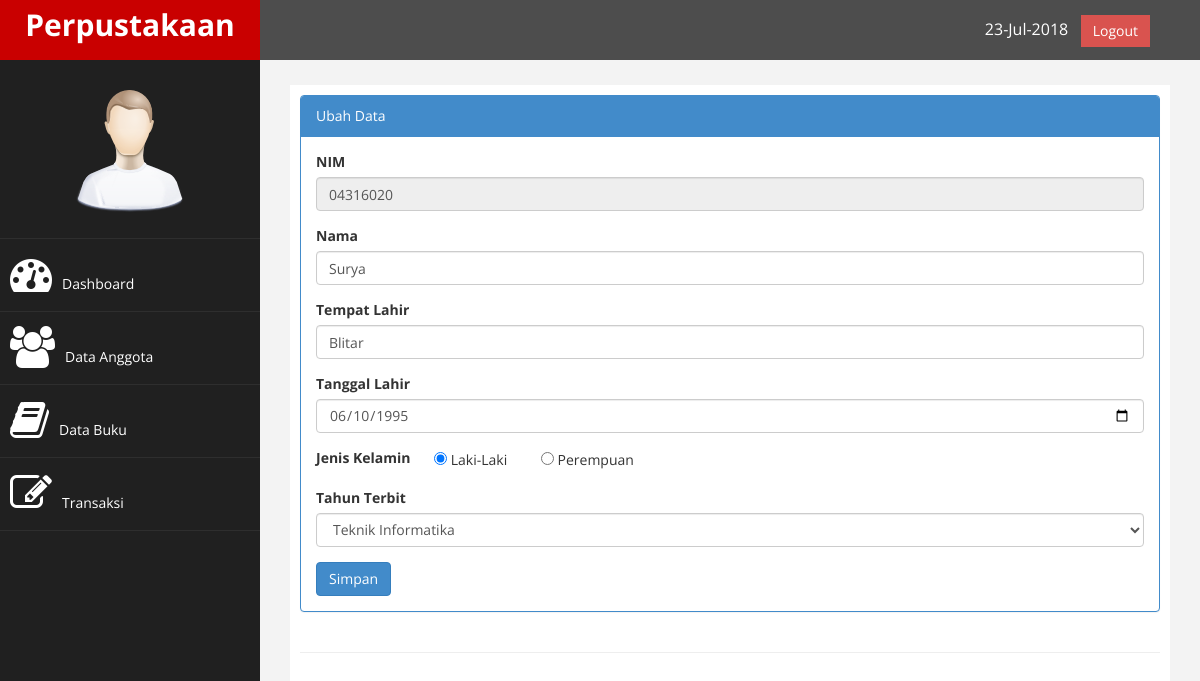
Page /?page=anggota&aksi=ubah&id=04316020 (signed in) on the committed database.
### tables this page shows
CREATE TABLE `tb_anggota` (
  `nim` varchar(8) NOT NULL,
  `nama` varchar(250) NOT NULL,
  `tempat_lahir` varchar(100) NOT NULL,
  `tgl_lahir` date NOT NULL,
  `jk` enum('l','p') NOT NULL,
  `prodi` varchar(75) NOT NULL
);

### page/anggota/ubah.php (the view, shortened to what this page needs)
<?php
$nim = $_GET['id'];
$sql = $koneksi -> query ("select * from tb_anggota where nim='$nim'");
$tampil = $sql -> fetch_assoc();
$jkl = $tampil['jk'];
$prodi = $tampil['prodi'];
?>
<div class="panel panel-primary">
	<div class="panel-heading">
		Ubah Data
	</div>
	<div class="panel-body">
		<div class="row">
			<div class="col-md-12">
				<form method="POST" onsubmit ="return validasi(this)">
					<div class="form-group">
						<label>NIM</label>
						<input class="form-control" name = "nim" value = "<?php echo $tampil['nim'];?>" readonly />
					</div>
					<div class="form-group">
						<label>Nama</label>
						<input class="form-control" name = "nama" value = "<?php echo $tampil['nama'];?>"/>
					</div>
					<div class="form-group">
						<label>Tempat Lahir</label>
						<input class="form-control" name = "tempat_lahir" value = "<?php echo $tampil['tempat_lahir'];?>"/>
					</div>
					<div class="form-group">
						<label>Tanggal Lahir</label>
						<input class="form-control" type = "date" name = "tgl_lahir" value = "<?php echo $tampil['tgl_lahir'];?>"/>
					</div>
					<div class="form-group">
						<label>Jenis Kelamin</label>
						<label class="checkbox-inline">
							<input type="radio" value = "l" name ="jk" <?php echo($jkl==l)?"checked":"";?>/> Laki-Laki
						</label>
						<label class="checkbox-inline">
							<input type="radio" value = "p" name ="jk" <?php echo($jkl==p)?"checked":"";?>/> Perempuan
						</label>
					</div>
					<div class="form-group">
						<label>Tahun Terbit</label>
						<select class="form-control" name = "prodi">
							<option value = "Teknik Informatika" <?php if ($prodi=='Teknik Informatika'){echo "selected";}?>>Teknik Informatika</option>
						</select>
					</div>
					<div>
						<input type = "submit" name="simpan" value = "Simpan" class="btn - btn-primary">
					</div>
				</form>
			</div>
		</div>
	</div>
</div>

### assets/css/custom.css (style rules this page uses)
body { font-family: 'Open Sans', sans-serif; }

### rows in the picture
tb_anggota: nim "04316020", nama "Surya", tempat_lahir "Blitar", tgl_lahir "06/10/1995", jk "☑ Laki-Laki", jk "☐ Perempuan", prodi "Teknik Informatika"
